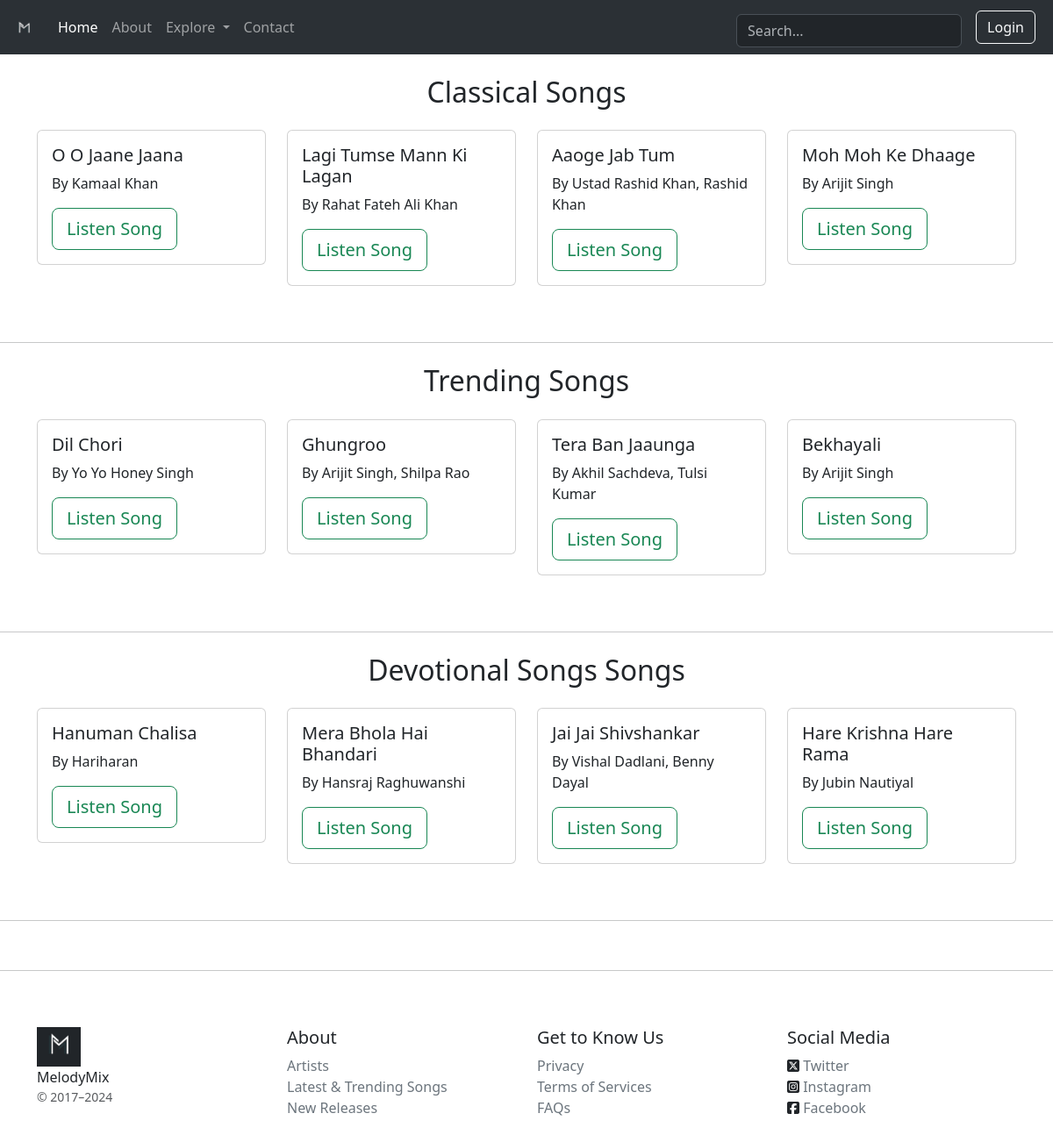
/explore/, run on the app's committed database.
### htmlwebsite/models.py (models this page shows, shortened)
class Classical_Song(models.Model):
    song_id = models.AutoField(primary_key=True)
    title = models.CharField(max_length=5000)
    artist = models.CharField(max_length=5000)
    movie_name = models.CharField(max_length=5000, null=True)
    release_year = models.CharField(max_length=100, null=True)
    genre = models.CharField(max_length=2000)
    image = models.ImageField(upload_to='media/song_covers/', null=True, blank=True)
    song_file = models.FileField(upload_to='media/song_files/')

class Trending_Song(models.Model):
    song_id = models.AutoField(primary_key=True)
    title = models.CharField(max_length=5000)
    artist = models.CharField(max_length=5000)
    movie_name = models.CharField(max_length=5000, null=True)
    release_year = models.CharField(max_length=100, null=True)
    genre = models.CharField(max_length=2000)
    image = models.ImageField(upload_to='media/song_covers/', null=True, blank=True)
    song_file = models.FileField(upload_to='media/song_files/')

class Devotional_Song(models.Model):
    song_id = models.AutoField(primary_key=True)
    title = models.CharField(max_length=5000)
    artist = models.CharField(max_length=5000)
    movie_name = models.CharField(max_length=5000, null=True)
    release_year = models.CharField(max_length=100, null=True)
    genre = models.CharField(max_length=2000)
    image = models.ImageField(upload_to='media/song_covers/', null=True, blank=True)
    song_file = models.FileField(upload_to='media/song_files/')

### htmlwebsite/views.py (the view)
# urls.py: path('explore/', views.explore, name = 'explore'),
def explore(request):
    classical = Classical_Song.objects.all()
    trending = Trending_Song.objects.all()
    devotional = Devotional_Song.objects.all()
    context = {
        'class': classical,
        'trend': trending,
        'devote': devotional,
    }
    return render(request, 'explore.html', context)

### Templates/explore.html
{% extends "base.html" %}
{% block body %}
<div class="container">
    <h2 class="text-center mb-4 mt-4">Classical Songs</h2>
    <div class="row justify-content-center">
        {% for i in class %}
        <div class="col-md-3">
            <div class="card mb-4">
                <div class="card-body">
                    <h5 class="card-title">{{ i.title }}</h5>
                    <p class="card-text">By {{i.artist}}</p>
                    <a class="btn btn-outline-success btn-lg" href="{% url 'htmlwebsite:song_post' id=i.song_id %}">Listen Song</a>
                </div>
            </div>
        </div>
        {% endfor %}
    </div>
</div>
<br>
<hr>
<div class="container">
    <h2 class="text-center mb-4 mt-4">Trending Songs</h2>
    <div class="row justify-content-center">
        {% for y in trend %}
        <div class="col-md-3">
            <div class="card mb-4">
                <div class="card-body">
                    <h5 class="card-title">{{ y.title }}</h5>
                    <p class="card-text">By {{y.artist}}</p>
                    <a class="btn btn-outline-success btn-lg" href={% url 'htmlwebsite:song_post' id=y.song_id %}>Listen Song</a>
                </div>
            </div>
        </div>
        {% endfor %}
    </div>
</div>
<br>
<hr>
<div class="container">
    <h2 class="text-center mb-4 mt-4">Devotional Songs Songs</h2>
    <div class="row justify-content-center">
        {% for z in devote %}
        <div class="col-md-3">
            <div class="card mb-4">
                <div class="card-body">
                    <h5 class="card-title">{{ z.title }}</h5>
                    <p class="card-text">By {{z.artist}}</p>
                    <a class="btn btn-outline-success btn-lg" href="{% url 'htmlwebsite:song_post' id=z.song_id %}">Listen Song</a>
                </div>
            </div>
        </div>
        {% endfor %}
    </div>
</div>
<br>
<hr>
{% endblock body %}

### Templates/base.html (shortened to what this page needs)
<!DOCTYPE html>
<html lang="en">
  <head>
    {% load static %}
    <link
      href="https://cdn.jsdelivr.net/npm/bootstrap@5.3.3/dist/css/bootstrap.min.css"
      rel="stylesheet"
    />
    <link rel="stylesheet" href="{% static "CSSFiles/style.css" %}">
    <link
      rel="stylesheet"
      href="https://cdnjs.cloudflare.com/ajax/libs/font-awesome/6.5.1/css/all.min.css"
    />
  </head>
  <body>
    <nav class="navbar navbar-expand-lg bg-body-tertiary" data-bs-theme="dark">
      <div class="container-fluid">
        <a class="navbar-brand" href="/">
          <img
            src="{%static 'Images/Logo.png'%}"
            alt="MeLoDyMiX"
            width="30"
            height="24"
          />
        </a>
        <div class="collapse navbar-collapse" id="navbarSupportedContent">
          <ul class="navbar-nav me-auto mb-2 mb-lg-0">
            <li class="nav-item">
              <a class="nav-link active" aria-current="page" href="/">Home</a>
            </li>
            <li class="nav-item">
              <a class="nav-link" href="{%url 'htmlwebsite:about'%}">About</a>
            </li>
            <li class="nav-item dropdown">
              <a
                class="nav-link dropdown-toggle"
                href="#"
                role="button"
                data-bs-toggle="dropdown"
                aria-expanded="false"
              >
                Explore
              </a>
            </li>
            <li class="nav-item">
              <a class="nav-link" href="{%url 'htmlwebsite:contact'%}"
                >Contact</a
              >
            </li>
          </ul>
          <form class="col-12 col-lg-auto mt-2 mb-3 mb-lg-0 me-lg-3" method="GET"  action="{% url 'htmlwebsite:search' %}" role="search"> {% csrf_token %}
            <input
              type="search"
              class="form-control form-control-dark text-bg-dark"
              placeholder="Search..."
              aria-label="Search"
            />
          </form>
          <div class="text-end">
            <a style="text-decoration:none;" href="{% url 'htmlwebsite:login' %}">
              <button type="button"  class="btn btn-outline-light me-2">
                Login
              </button>
            </a>
          </div>
        </div>
      </div>
    </nav>
    {% block body %} {% endblock body %}
  <br>
    <hr>
    <footer class="container py-5">
      <div class="row">
        <div class="col-12 col-md">
          <img src="{% static "Images/Logo.png" %}" width="50" height="45"
          class='bg-dark' >
          <div class="">MelodyMix</div>
          <small class="d-block mb-3 text-body-secondary">© 2017–2024</small>
        </div>
        <div class="col-6 col-md">
          <h5>About</h5>
          <ul class="list-unstyled text-small">
            <li>
              <a class="link-secondary text-decoration-none" href="#"
                >Artists</a
              >
            </li>
            <li>
              <a class="link-secondary text-decoration-none" href="#"
                >Latest & Trending Songs</a
              >
            </li>
            <li>
              <a class="link-secondary text-decoration-none" href="#"
                >New Releases</a
              >
            </li>
          </ul>
        </div>
        <div class="col-6 col-md">
          <h5>Get to Know Us</h5>
          <ul class="list-unstyled text-small">
            <li>
              <a class="link-secondary text-decoration-none" href="#"
                >Privacy</a
              >
            </li>
            <li>
              <a class="link-secondary text-decoration-none" href="#"
                >Terms of Services</a
              >
            </li>
            <li>
              <a class="link-secondary text-decoration-none" href="#">FAQs</a>
            </li>
          </ul>
        </div>
        <div class="col-6 col-md">
          <h5>Social Media</h5>
          <ul class="list-unstyled text-small">
            <li>
              <i class="fa-brands fa-square-x-twitter"></i>
              <a class="link-secondary text-decoration-none" href="#"
                >Twitter</a
              >
            </li>
            <li>
              <i class="fa-brands fa-square-instagram"></i>
              <a class="link-secondary text-decoration-none" href="#"
                >Instagram</a
              >
            </li>
            <li>
              <i class="fa-brands fa-square-facebook"></i>
              <a class="link-secondary text-decoration-none" href="#"
                >Facebook</a
              >
            </li>
          </ul>
        </div>
      </div>
    </footer>
  </body>
</html>

### static/CSSFiles/style.css (style rules this page uses)
.navbar { z-index: 1; }

### data on the page
Classical_Song: title "O O Jaane Jaana", artist "Kamaal Khan"
Classical_Song: title "Lagi Tumse Mann Ki Lagan", artist "Rahat Fateh Ali Khan"
Classical_Song: title "Aaoge Jab Tum", artist "Ustad Rashid Khan, Rashid Khan"
Classical_Song: title "Moh Moh Ke Dhaage", artist "Arijit Singh"
Trending_Song: title "Dil Chori", artist "Yo Yo Honey Singh"
Trending_Song: title "Ghungroo", artist "Arijit Singh, Shilpa Rao"
Trending_Song: title "Tera Ban Jaaunga", artist "Akhil Sachdeva, Tulsi Kumar"
Trending_Song: title "Bekhayali", artist "Arijit Singh"
Devotional_Song: title "Hanuman Chalisa", artist "Hariharan"
Devotional_Song: title "Mera Bhola Hai Bhandari", artist "Hansraj Raghuwanshi"
Devotional_Song: title "Jai Jai Shivshankar", artist "Vishal Dadlani, Benny Dayal"
Devotional_Song: title "Hare Krishna Hare Rama", artist "Jubin Nautiyal"
